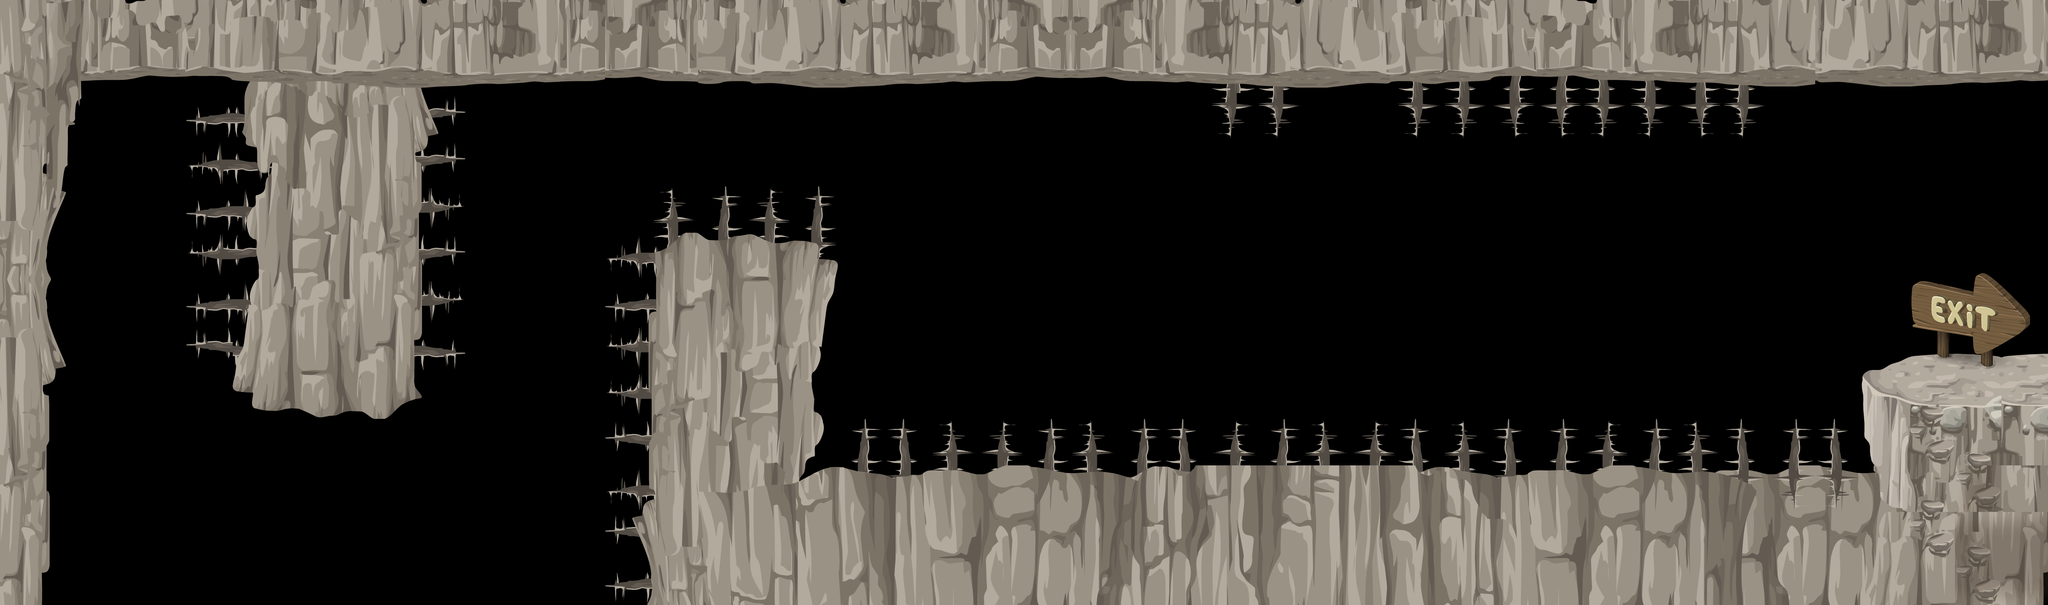

A level layout from a 2D game, rendered from its tile map. Below: a short description, then the map file with tile-grid data replaced by summaries:
An orthogonal 44x13 tile map with 120x120 px tiles, 7 tile layers (Spikes2, Spikes, Tile Layer 5, Ceiling, ...) and 30 objects (helmet1, helmet2, helmet3, helmet4, player, ...).

<map version="1.0" orientation="orthogonal" width="44" height="13" tilewidth="120" tileheight="120">
 <tileset firstgid="1" name="ClearRocks" tilewidth="120" tileheight="120">
  <image source="ClearRocks-ipadhd.png" width="2040" height="2040" />
 </tileset>
 <layer name="Spikes2" width="44" height="13">
  <data>[572 cells, 32 non-empty, 32 distinct tile ids]</data>
 </layer>
 <layer name="Spikes" width="44" height="13">
  <data>[572 cells, 92 non-empty, 2 distinct tile ids]</data>
 </layer>
 <layer name="Tile Layer 5" width="44" height="13">
  <data>[572 cells, 154 non-empty, 82 distinct tile ids]</data>
 </layer>
 <layer name="Ceiling" width="44" height="13">
  <data>[572 cells, 169 non-empty, 82 distinct tile ids]</data>
 </layer>
 <layer name="Layer 1" width="44" height="13">
  <data>[572 cells, 73 non-empty, 55 distinct tile ids]</data>
 </layer>
 <layer name="Layer 2" width="44" height="13">
  <data>[572 cells, 15 non-empty, 12 distinct tile ids]</data>
 </layer>
 <layer name="Tile Layer 4" width="44" height="13">
  <data>[572 cells, 2 non-empty, 2 distinct tile ids]</data>
 </layer>
 <objectgroup name="helmets" width="44" height="13">
  <object name="helmet1" x="1346" y="1434" width="201" height="92" />
  <object name="helmet2" x="1777" y="310" width="201" height="92" />
  <object name="helmet3" x="2149" y="918" width="201" height="92" />
  <object name="helmet4" x="3963" y="613" width="201" height="92" />
 </objectgroup>
 <objectgroup name="player" width="44" height="13">
  <object name="player" x="286" y="397" width="94" height="147">
   <properties>
    <property name="dontshoot" value="0" />
   </properties>
  </object>
 </objectgroup>
 <objectgroup name="bats" width="44" height="13" />
 <objectgroup name="walls" width="44" height="13">
  <object name="ceiling" x="120" y="0" width="5160" height="204" />
  <object name="leftwall" x="0" y="0" width="120" height="1560" />
  <object x="109" y="630">
   <polygon points="0,0 62,-136 -14,-159" />
  </object>
  <object x="209" y="201">
   <polygon points="0,0 1,55 -111,85 -108,-3" />
  </object>
  <object x="201" y="246">
   <polygon points="0,0 -8,70 -99,99 -119,1" />
  </object>
  <object x="160" y="496">
   <polygon points="0,0 20,-186 -53,-180 -82,-10" />
  </object>
  <object x="105" y="802">
   <polygon points="0,0 65,145 -5,158" />
  </object>
  <object x="144" y="945">
   <polygon points="0,0 -6,37 -48,49 -35,-10" />
  </object>
  <object x="4804" y="993">
   <polygon points="0,0 4,139 55,324 469,322 465,4" />
  </object>
  <object x="634" y="190">
   <polygon points="0,0 -30,821 446,821 435,2" />
  </object>
  <object x="649" y="1009">
   <polygon points="0,0 6,44 353,72 431,-3" />
  </object>
  <object x="1679" y="1559">
   <polygon points="0,0 9,-905 85,-959 116,-959 450,-923" />
  </object>
  <object x="2109" y="671">
   <polygon points="0,0 54,3 -3,288 -25,196" />
  </object>
  <object x="2067" y="1233">
   <polygon points="0,0 62,-130 48,-165 27,-173" />
  </object>
  <object x="2107" y="947">
   <polygon points="0,0 -14,20 -14,1" />
  </object>
  <object x="2099" y="1062">
   <polygon points="0,0 -1,-105 -19,-69" />
  </object>
  <object x="2044" y="1207" width="2804" height="377" />
 </objectgroup>
 <objectgroup name="winZones" width="44" height="13">
  <object x="4852" y="960" width="627" height="24" />
  <object x="5160" y="216" width="120" height="720" />
 </objectgroup>
 <objectgroup name="spikes" width="44" height="13">
  <object x="503" y="288" width="127" height="632" />
  <object x="1070" y="267" width="117" height="658" />
  <object x="1581" y="649" width="106" height="995" />
  <object x="1712" y="518" width="420" height="120" />
  <object x="2206" y="1089" width="2553" height="129" />
  <object x="3629" y="201" width="886" height="148" />
 </objectgroup>
</map>
